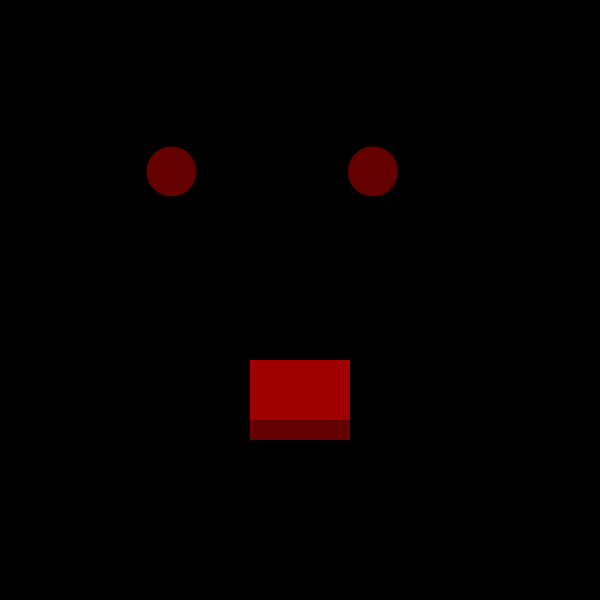
Frame 1 (no input)
Frame 60 (the mouse pressed at the canvas centre just before this capture): identical to frame 1, image omitted
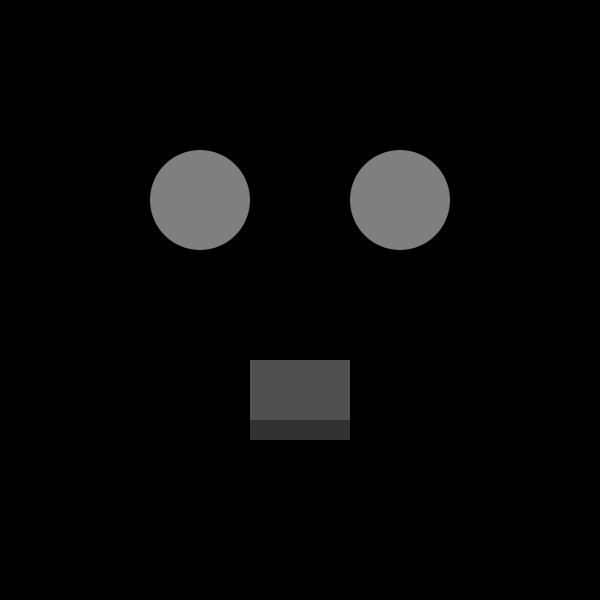
Frame 120 (the mouse held since frame 60 and released just before this capture)

The Processing sketch that drew these frames (run headless with seeded random() and noise(); from frame 60 on, the mouse is pressed at the canvas centre):

// Processing sketch: eyesTurn
// ── eyesTurn.pde
//eyesTurn for Code1 week 1

//Simone Sun

// Reference: bryan ma, https://github.com/whoisbma/Code_1_FA19/blob/master/w01_intro/w01d_mapping/w01d_mapping.pde#L14
// Reference: unknown, https://www.eyes-only.net/


void setup() {
  size (600, 600);
  background(0);
}

void draw() {
  //clean background
  background(0);
  
  //draw eyes
  int eyeR = (int)map(mouseX, 0, width, 0, 255);
  fill(eyeR);
  float eyeWidth = width/6;
  circle(width/3, height/3, eyeWidth); //left Eye
  circle(2*width/3, height/3, eyeWidth); //right Eye
  noStroke();

  //draw eye balls
  int ballR = (int)map(mouseX, 0, width, 255, 0);
  int ballG = (int)map(mouseY, 0, width, 0, 255);
  int ballB = (int)map(mouseX, 0, width, 0, 255);
  fill(ballR, ballG, ballB, 100);
  float x = mouseX *50/width + width/3.5 ;
  float y = mouseY *50/height + height/3.5;
  circle(x, y, width/12);//left Eye Ball
  float m = mouseX *eyeWidth/2/width + 2*width/3.5+30 ;
  float n = mouseY *eyeWidth/2/height + height/3.5;
  circle(m, n, width/12);//right Eye Ball
  
  //draw a mouth
  rect(width/2-50, 3*height/5, 100, 80);
  if (mouseY>height/2){
    fill(0);//mouth shut
  }
  rect(width/2-50, 3*height/5, 100, 60);
}
